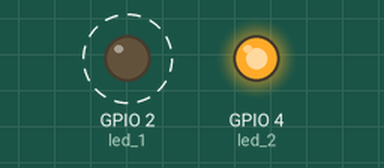
Bench run of a sketch on a simulated ESP32. Parts: output pins drawn as LEDs (lit = HIGH). Dashed ring = blinking. What the sketch prints to the serial monitor is not drawn.

Above: at 1.5 s.
Timing chart, 0 to 5.6 s (numbered marks = the images above):
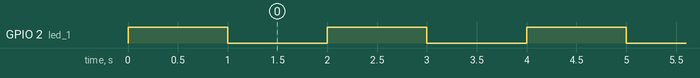

Measured:
- by itself, GPIO 2 (led_1): alternates HIGH for 1.0 s and LOW for 1.0 s

The sketch:

rtos2led.ino.ino
```cpp
TaskHandle_t Task1;
TaskHandle_t Task2;
const int led_1 = 2;
const int led_2 = 4;
void setup()

{

Serial.begin(115200);

pinMode(led_1, OUTPUT);

pinMode(led_2, OUTPUT);

xTaskCreatePinnedToCore(Task1code,"Task1",10000,NULL,1,&Task1,0);  delay(500);

xTaskCreatePinnedToCore(Task2code,"Task2",10000,NULL,1,&Task2,1);  delay(500);

}

void Task1code( void * parameter )

{

Serial.print("Task1 is running on core ");

Serial.println(xPortGetCoreID());

for(;;){

digitalWrite(led_1, HIGH);

vTaskDelay(1000);

digitalWrite(led_1, LOW);

vTaskDelay(1000);

}

}

void Task2code( void * parameter )

{

Serial.print("Task2 is running on core ");

Serial.println(xPortGetCoreID());

for(;;)

{ digitalWrite(led_2, HIGH);

vTaskDelay(1000);


}

}

void loop()

{

}
```
